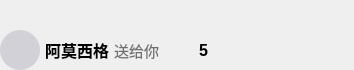
<?xml version="1.0" encoding="UTF-8"?>
<ui version="4.0">
 <class>GiftWidget</class>
 <widget class="QWidget" name="GiftWidget">
  <property name="geometry">
   <rect>
    <x>0</x>
    <y>0</y>
    <width>354</width>
    <height>70</height>
   </rect>
  </property>
  <property name="windowTitle">
   <string>Form</string>
  </property>
  <layout class="QHBoxLayout" name="horizontalLayout">
   <property name="spacing">
    <number>5</number>
   </property>
   <property name="leftMargin">
    <number>0</number>
   </property>
   <property name="topMargin">
    <number>30</number>
   </property>
   <property name="rightMargin">
    <number>0</number>
   </property>
   <property name="bottomMargin">
    <number>0</number>
   </property>
   <item>
    <widget class="QLabel" name="LabelSenderIcon">
     <property name="minimumSize">
      <size>
       <width>40</width>
       <height>40</height>
      </size>
     </property>
     <property name="maximumSize">
      <size>
       <width>40</width>
       <height>40</height>
      </size>
     </property>
     <property name="styleSheet">
      <string notr="true">background-color:rgb(210, 209, 215);
border-radius:20px;
</string>
     </property>
     <property name="text">
      <string/>
     </property>
    </widget>
   </item>
   <item>
    <widget class="QLabel" name="LabelSenderName">
     <property name="minimumSize">
      <size>
       <width>0</width>
       <height>40</height>
      </size>
     </property>
     <property name="maximumSize">
      <size>
       <width>16777215</width>
       <height>40</height>
      </size>
     </property>
     <property name="font">
      <font>
       <pointsize>12</pointsize>
       <weight>75</weight>
       <bold>true</bold>
      </font>
     </property>
     <property name="text">
      <string>阿莫西格</string>
     </property>
    </widget>
   </item>
   <item>
    <widget class="QLabel" name="LabelSend">
     <property name="minimumSize">
      <size>
       <width>0</width>
       <height>40</height>
      </size>
     </property>
     <property name="maximumSize">
      <size>
       <width>16777215</width>
       <height>40</height>
      </size>
     </property>
     <property name="font">
      <font>
       <pointsize>11</pointsize>
      </font>
     </property>
     <property name="styleSheet">
      <string notr="true">color: rgb(111, 111, 111);</string>
     </property>
     <property name="text">
      <string>送给你</string>
     </property>
    </widget>
   </item>
   <item>
    <widget class="QLabel" name="LabelGiftIcon">
     <property name="minimumSize">
      <size>
       <width>30</width>
       <height>30</height>
      </size>
     </property>
     <property name="maximumSize">
      <size>
       <width>30</width>
       <height>30</height>
      </size>
     </property>
     <property name="styleSheet">
      <string notr="true">border-image: url(:/res/room/红包.png);</string>
     </property>
     <property name="text">
      <string/>
     </property>
    </widget>
   </item>
   <item>
    <widget class="QLabel" name="LabelGiftCount">
     <property name="minimumSize">
      <size>
       <width>0</width>
       <height>40</height>
      </size>
     </property>
     <property name="maximumSize">
      <size>
       <width>16777215</width>
       <height>40</height>
      </size>
     </property>
     <property name="font">
      <font>
       <pointsize>12</pointsize>
       <weight>75</weight>
       <bold>true</bold>
      </font>
     </property>
     <property name="text">
      <string>5</string>
     </property>
    </widget>
   </item>
   <item>
    <spacer name="horizontalSpacer">
     <property name="orientation">
      <enum>Qt::Horizontal</enum>
     </property>
     <property name="sizeHint" stdset="0">
      <size>
       <width>0</width>
       <height>0</height>
      </size>
     </property>
    </spacer>
   </item>
  </layout>
 </widget>
 <resources/>
 <connections/>
</ui>
